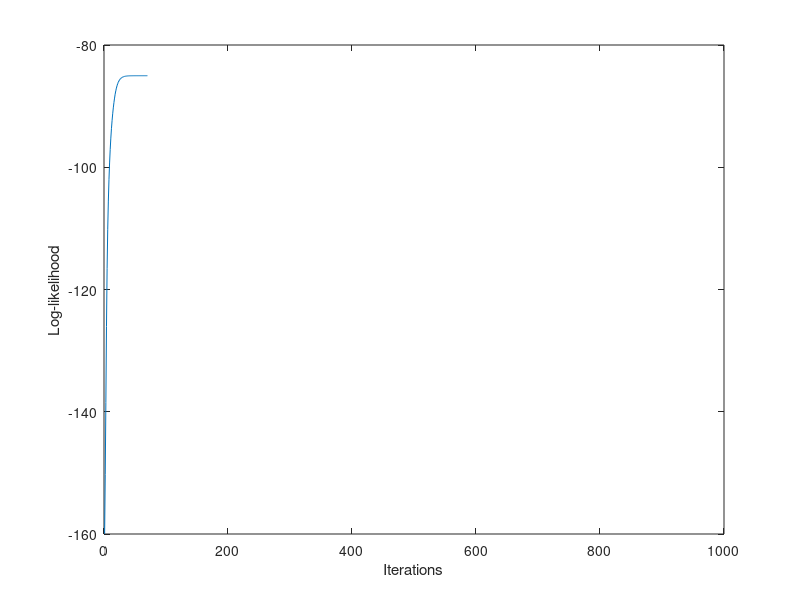
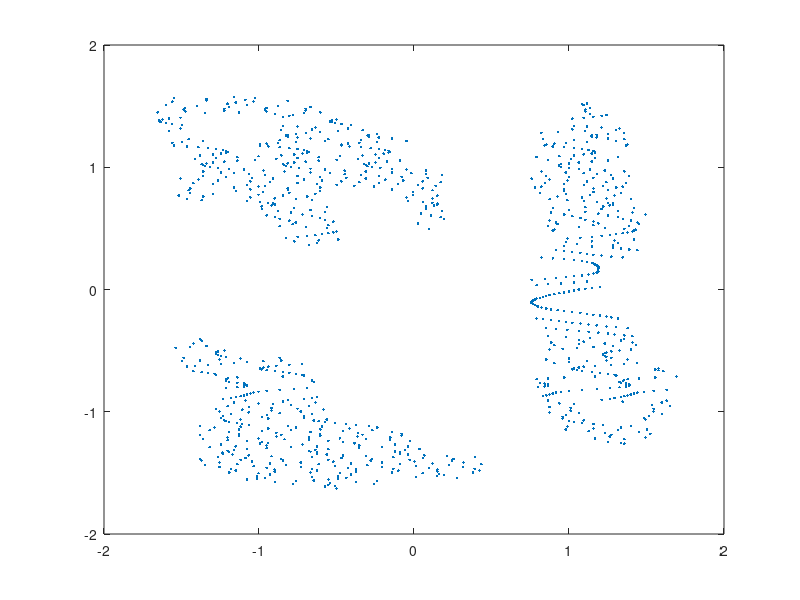

These figures' MATLAB source, in order: (Note: this script raises an error after producing the figures.)
clear all
close all

%% Load data
load clusterdata2d % gives 'data' -- also try with other datasets!
% load faithful
% data = X;
rowSize = size(data,1);
dataShuffled = data;
idx = randperm(rowSize);
data = data(idx,:);
cut = 1000;
data1 = data(1:cut,:);
data2 = data(cut+1:end,:);
[Ntrain, D] = size(data1);
[Ntest, ~] = size(data2);

%% Initialize parameters
K = Ntrain; % try with different parameters
mu = cell(K, 1);
Sigma = cell(K, 1);
pi_k = ones(K, 1)/K;
% Let mu_k be defined by kernel density estimation
mu = data1;
% Let Sigma_k be the identity matrix:
Sigma = eye(D);

%% Loop until you're happy
max_iter = 1000; % XXX: you should find a better convergence check than a max iteration counter
log_likelihood = NaN(max_iter, 1);
r = zeros(Ntest,K);
tic
for iter = 1:max_iter
    %% Compute responsibilities
    for k = 1:K
        r(:,k) = pi_k(k)*mvnpdf(data2, mu(k,:), Sigma);
    end
    rn = r./sum(r,2);
    Nk = sum(rn,1);
    %% Update parameters
    Sigma_new = zeros(2,2);
    for k = 1:K
        Sigma_new = Sigma_new + 1/Ntest*((rn(:,k).*(data2-mu(k,:)))'*(data2-mu(k,:)));
    end
    Sigma = Sigma_new;
    
    %% Compute log-likelihood of data
    for rowSize = Ntest
        log_likelihood(iter) = sum(log(sum(r,2)),1);
    end
    
    % End...
    if iter > 1
        if abs(diff(log_likelihood(iter-1:iter)))<1e-5
            break;
        end
    end
end % for
toc
Sigma
% Let Sigma_k be the identity matrix:
Sigma = eye(D);
tic
for iter = 1:max_iter
    %% Compute responsibilities
    R = chol(Sigma,'upper');
    gain = 1/((2*pi)^(D/2)*det(R))/Ntrain;
    for k = 1:K
        m = (data2 - mu(k,:))/R;
        r(:,k) = gain*exp(-0.5*sum(m.*m,2));
    end
    rn = r./sum(r,2);
    Nk = sum(rn,1);
    %% Update parameters
    Sigma_new = zeros(2,2);
    for k = 1:K
        Sigma_new = Sigma_new + 1/Ntest*((rn(:,k).*(data2-mu(k,:)))'*(data2-mu(k,:)));
    end
    Sigma = Sigma_new;
    
    %% Compute log-likelihood of data
    for rowSize = Ntest
        log_likelihood(iter) = sum(log(sum(r,2)),1);
    end
    
    % End...
    if iter > 1
        if abs(diff(log_likelihood(iter-1:iter)))<1e-5
            break;
        end
    end
end % for
toc
Sigma
%% Plot log-likelihood -- did we converge?
figure
plot(log_likelihood);
xlabel('Iterations'); ylabel('Log-likelihood');

%% Plot data
figure
if (D == 2)
    plot(data(:, 1), data(:, 2), '.');
elseif (D == 3)
    plot3(data(:, 1), data(:, 2), data(:, 3), '.');
end % if
hold on
for k = 1:K
    plot_normal(mu(k,:), Sigma);
end % for
hold off
